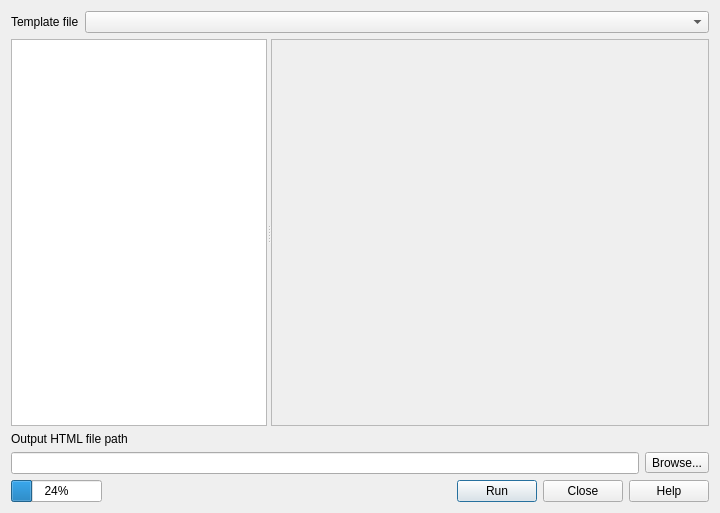
<?xml version="1.0" encoding="UTF-8"?>
<ui version="4.0">
 <class>Qgis2threejsDialog</class>
 <widget class="QDialog" name="Qgis2threejsDialog">
  <property name="geometry">
   <rect>
    <x>0</x>
    <y>0</y>
    <width>720</width>
    <height>513</height>
   </rect>
  </property>
  <property name="sizePolicy">
   <sizepolicy hsizetype="Preferred" vsizetype="Preferred">
    <horstretch>0</horstretch>
    <verstretch>0</verstretch>
   </sizepolicy>
  </property>
  <property name="windowTitle">
   <string>Qgis2threejs</string>
  </property>
  <layout class="QVBoxLayout" name="verticalLayout_2">
   <item>
    <layout class="QFormLayout" name="formLayout_3">
     <property name="fieldGrowthPolicy">
      <enum>QFormLayout::AllNonFixedFieldsGrow</enum>
     </property>
     <item row="0" column="0">
      <widget class="QLabel" name="label">
       <property name="text">
        <string>Template file</string>
       </property>
      </widget>
     </item>
     <item row="0" column="1">
      <widget class="QComboBox" name="comboBox_Template">
       <property name="sizePolicy">
        <sizepolicy hsizetype="Expanding" vsizetype="Fixed">
         <horstretch>0</horstretch>
         <verstretch>0</verstretch>
        </sizepolicy>
       </property>
      </widget>
     </item>
    </layout>
   </item>
   <item>
    <widget class="QSplitter" name="splitter">
     <property name="sizePolicy">
      <sizepolicy hsizetype="Expanding" vsizetype="Expanding">
       <horstretch>0</horstretch>
       <verstretch>0</verstretch>
      </sizepolicy>
     </property>
     <property name="orientation">
      <enum>Qt::Horizontal</enum>
     </property>
     <widget class="QTreeWidget" name="treeWidget">
      <property name="sizePolicy">
       <sizepolicy hsizetype="Preferred" vsizetype="Expanding">
        <horstretch>0</horstretch>
        <verstretch>0</verstretch>
       </sizepolicy>
      </property>
      <property name="minimumSize">
       <size>
        <width>150</width>
        <height>0</height>
       </size>
      </property>
      <attribute name="headerVisible">
       <bool>false</bool>
      </attribute>
      <column>
       <property name="text">
        <string notr="true">1</string>
       </property>
      </column>
     </widget>
     <widget class="QScrollArea" name="scrollArea">
      <property name="sizePolicy">
       <sizepolicy hsizetype="Expanding" vsizetype="Expanding">
        <horstretch>1</horstretch>
        <verstretch>0</verstretch>
       </sizepolicy>
      </property>
      <property name="minimumSize">
       <size>
        <width>300</width>
        <height>0</height>
       </size>
      </property>
      <property name="widgetResizable">
       <bool>true</bool>
      </property>
      <widget class="QWidget" name="scrollAreaWidgetContents">
       <property name="geometry">
        <rect>
         <x>0</x>
         <y>0</y>
         <width>439</width>
         <height>388</height>
        </rect>
       </property>
       <property name="sizePolicy">
        <sizepolicy hsizetype="Expanding" vsizetype="Preferred">
         <horstretch>0</horstretch>
         <verstretch>0</verstretch>
        </sizepolicy>
       </property>
       <layout class="QGridLayout" name="gridLayout_13">
        <property name="margin">
         <number>0</number>
        </property>
        <item row="0" column="0">
         <layout class="QVBoxLayout" name="propertyPagesContainer">
          <item>
           <widget class="QTextBrowser" name="textBrowser">
            <property name="styleSheet">
             <string notr="true">background-color:rgba(0, 0, 0, 0);</string>
            </property>
            <property name="frameShape">
             <enum>QFrame::NoFrame</enum>
            </property>
            <property name="openExternalLinks">
             <bool>true</bool>
            </property>
           </widget>
          </item>
         </layout>
        </item>
       </layout>
      </widget>
     </widget>
    </widget>
   </item>
   <item>
    <widget class="QLabel" name="label_3">
     <property name="text">
      <string>Output HTML file path</string>
     </property>
    </widget>
   </item>
   <item>
    <layout class="QHBoxLayout" name="horizontalLayout_2">
     <item>
      <widget class="QLineEdit" name="lineEdit_OutputFilename"/>
     </item>
     <item>
      <widget class="QToolButton" name="toolButton_Browse">
       <property name="text">
        <string>Browse...</string>
       </property>
      </widget>
     </item>
    </layout>
   </item>
   <item>
    <layout class="QHBoxLayout" name="horizontalLayout_7">
     <item>
      <widget class="QProgressBar" name="progressBar">
       <property name="sizePolicy">
        <sizepolicy hsizetype="Fixed" vsizetype="Fixed">
         <horstretch>0</horstretch>
         <verstretch>0</verstretch>
        </sizepolicy>
       </property>
       <property name="value">
        <number>24</number>
       </property>
       <property name="alignment">
        <set>Qt::AlignCenter</set>
       </property>
       <property name="textVisible">
        <bool>true</bool>
       </property>
       <property name="format">
        <string>%p%</string>
       </property>
      </widget>
     </item>
     <item>
      <layout class="QHBoxLayout" name="horizontalLayout">
       <property name="spacing">
        <number>0</number>
       </property>
       <item>
        <widget class="QLabel" name="label_MessageIcon">
         <property name="text">
          <string/>
         </property>
         <property name="margin">
          <number>2</number>
         </property>
        </widget>
       </item>
       <item>
        <widget class="QLabel" name="label_Status">
         <property name="sizePolicy">
          <sizepolicy hsizetype="Preferred" vsizetype="Preferred">
           <horstretch>1</horstretch>
           <verstretch>0</verstretch>
          </sizepolicy>
         </property>
         <property name="text">
          <string/>
         </property>
        </widget>
       </item>
      </layout>
     </item>
     <item>
      <widget class="QPushButton" name="pushButton_Run">
       <property name="sizePolicy">
        <sizepolicy hsizetype="Fixed" vsizetype="Fixed">
         <horstretch>0</horstretch>
         <verstretch>0</verstretch>
        </sizepolicy>
       </property>
       <property name="text">
        <string>Run</string>
       </property>
       <property name="default">
        <bool>true</bool>
       </property>
      </widget>
     </item>
     <item>
      <widget class="QPushButton" name="pushButton_Close">
       <property name="sizePolicy">
        <sizepolicy hsizetype="Fixed" vsizetype="Fixed">
         <horstretch>0</horstretch>
         <verstretch>0</verstretch>
        </sizepolicy>
       </property>
       <property name="text">
        <string>Close</string>
       </property>
      </widget>
     </item>
     <item>
      <widget class="QPushButton" name="pushButton_Help">
       <property name="sizePolicy">
        <sizepolicy hsizetype="Fixed" vsizetype="Fixed">
         <horstretch>0</horstretch>
         <verstretch>0</verstretch>
        </sizepolicy>
       </property>
       <property name="text">
        <string>Help</string>
       </property>
      </widget>
     </item>
    </layout>
   </item>
  </layout>
 </widget>
 <resources/>
 <connections/>
</ui>
